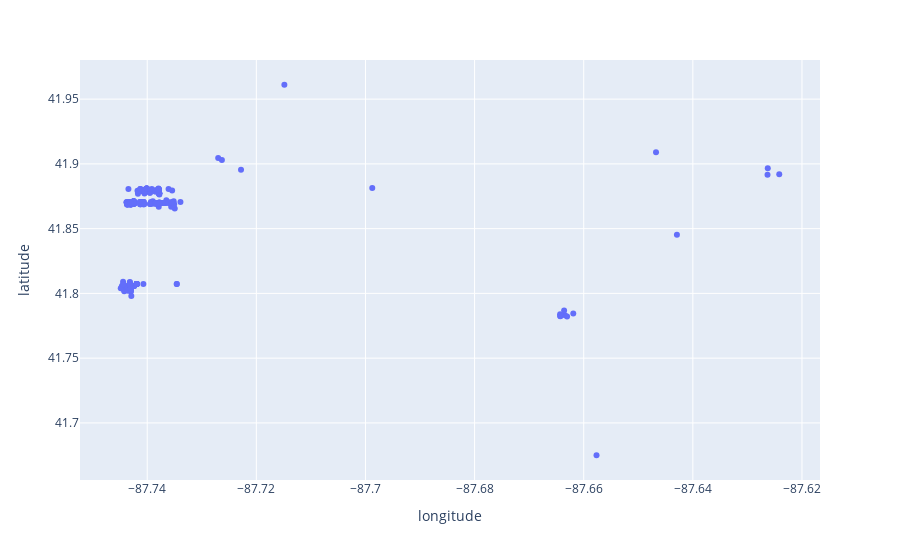

The code cell stored with this chart in its notebook:
### Code cell
data[data['desc1']=='PROSTITUTION'].plot.scatter(x='longitude',y='latitude')

### Figure 1 — Plotly figure (JSON) as saved in the notebook; plotly's stock layout.template omitted (floating-point values rounded to 4 significant figures; data arrays with more than 128 entries replaced by an {"elided": "..."} marker saying what was removed)
{"data": [{"hovertemplate": "longitude=%{x}<br>latitude=%{y}<extra></extra>", "legendgroup": "", "marker": {"color": "#636efa", "symbol": "circle"}, "mode": "markers", "name": "", "orientation": "v", "showlegend": false, "type": "scatter", "x": {"elided": "283 float values"}, "xaxis": "x", "y": {"elided": "283 float values"}, "yaxis": "y"}], "layout": {"legend": {"tracegroupgap": 0}, "margin": {"t": 60}, "xaxis": {"anchor": "y", "domain": [0, 1], "title": {"text": "longitude"}}, "yaxis": {"anchor": "x", "domain": [0, 1], "title": {"text": "latitude"}}}}
